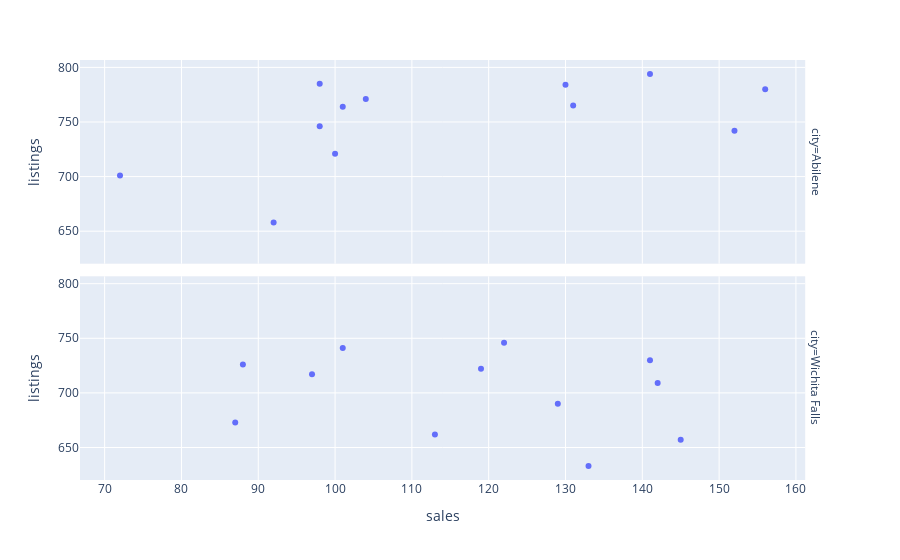

The code cell stored with this chart in its notebook:
### Code cell
txhousing_2000 = txhousing.loc[((txhousing.city == "Abilene") | (txhousing.city == "Wichita Falls")) & (txhousing.year == 2000)]

fig = px.scatter(txhousing_2000, x = "sales", y = "listings", facet_row = "city")
fig.show()

### Figure 1 — Plotly figure (JSON) as saved in the notebook; plotly's stock layout.template omitted (floating-point values rounded to 4 significant figures)
{"data": [{"hovertemplate": "city=Abilene<br>sales=%{x}<br>listings=%{y}<extra></extra>", "legendgroup": "", "marker": {"color": "#636efa", "symbol": "circle"}, "mode": "markers", "name": "", "orientation": "v", "showlegend": false, "type": "scatter", "x": [72, 98, 130, 98, 141, 156, 152, 131, 104, 101, 100, 92], "xaxis": "x2", "y": [701, 746, 784, 785, 794, 780, 742, 765, 771, 764, 721, 658], "yaxis": "y2"}, {"hovertemplate": "city=Wichita Falls<br>sales=%{x}<br>listings=%{y}<extra></extra>", "legendgroup": "", "marker": {"color": "#636efa", "symbol": "circle"}, "mode": "markers", "name": "", "orientation": "v", "showlegend": false, "type": "scatter", "x": [87, 145, 133, 113, 129, 141, 142, 122, 119, 101, 97, 88], "xaxis": "x", "y": [673, 657, 633, 662, 690, 730, 709, 746, 722, 741, 717, 726], "yaxis": "y"}], "layout": {"annotations": [{"font": {}, "showarrow": false, "text": "city=Wichita Falls", "textangle": 90, "x": 0.98, "xanchor": "left", "xref": "paper", "y": 0.2425, "yanchor": "middle", "yref": "paper"}, {"font": {}, "showarrow": false, "text": "city=Abilene", "textangle": 90, "x": 0.98, "xanchor": "left", "xref": "paper", "y": 0.7575, "yanchor": "middle", "yref": "paper"}], "legend": {"tracegroupgap": 0}, "margin": {"t": 60}, "xaxis": {"anchor": "y", "domain": [0, 0.98], "title": {"text": "sales"}}, "xaxis2": {"anchor": "y2", "domain": [0, 0.98], "matches": "x", "showticklabels": false}, "yaxis": {"anchor": "x", "domain": [0, 0.485], "title": {"text": "listings"}}, "yaxis2": {"anchor": "x2", "domain": [0.515, 1], "matches": "y", "title": {"text": "listings"}}}}
